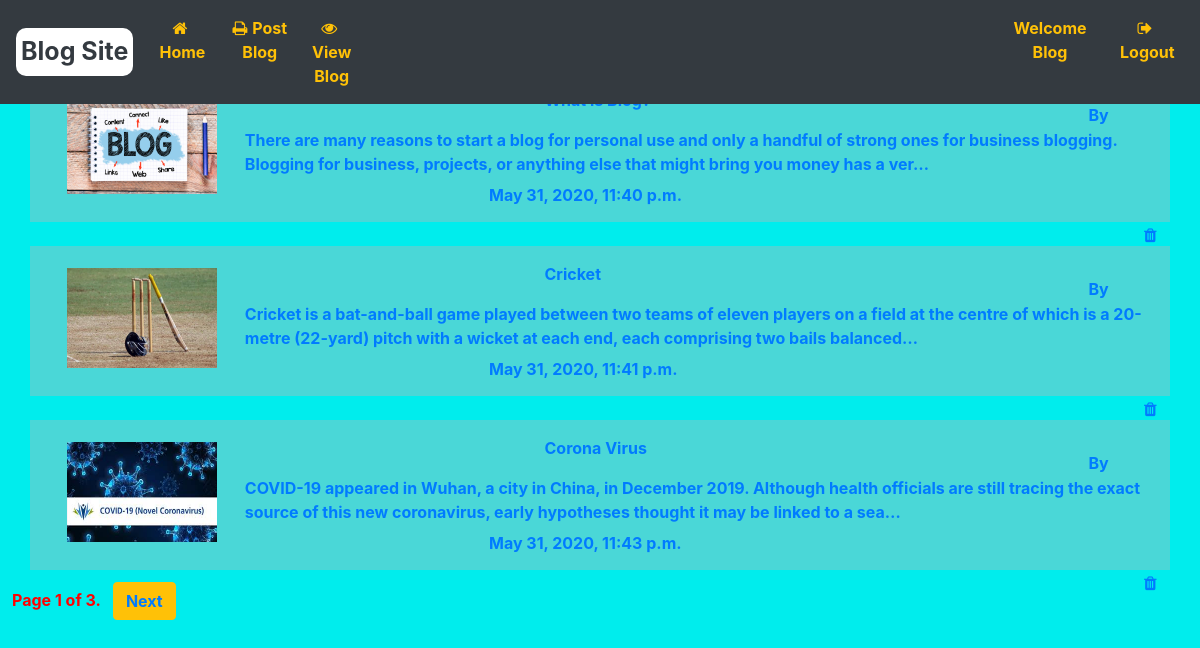
/ViewBlog/ (signed in), run on the app's committed database.
### Blog_Application/models.py (models this page shows)
class Post_blog_form(models.Model):
    Title = models.CharField(max_length=200)
    Description = models.TextField()
    Pic = models.FileField(upload_to='images/')
    Author = models.CharField(max_length=50)
    Date_time = models.DateTimeField(default=datetime.now)

### Blog_Application/views.py (the view)
# urls.py: path('ViewBlog/',views.ViewBlog.as_view(),name='ViewBlog'),
class ViewBlog(ListView):
    model = Post_blog_form
    fields = '__all__'
    paginate_by = 3
    def get_context_data(self, **kwargs):
        context = super(ViewBlog, self).get_context_data(**kwargs)
        list_blog = Post_blog_form.objects.all()
        paginator = Paginator(list_blog, self.paginate_by)
        page = self.request.GET.get('page')
        try:
            file_blog = paginator.page(page)
        except PageNotAnInteger:
            file_blog = paginator.page(1)
        except EmptyPage:
            file_blog = paginator.page(paginator.num_pages)
        context['list_blog'] = file_blog
        return context

### templates/Blog_Application/post_blog_form_list.html (shortened to what this page needs)
{% extends 'Blog_Application/base.html' %}
{% load static %}
{% block parentblock %}
<body>
<h1>Welcome To View Blogs</h1>
{% if post_blog_form_list %}
  {% for blog in post_blog_form_list %}
    <div class="container">
        <p><a href="/Detail/{{blog.id}}"><img src="{{blog.Pic.url}}" height="100px" width="150px" alt="Blog Image"></p>
        <p id="ab"><a href="/Detail/{{blog.id}}">{{blog.Title}}</a></p>
        <p id="b"><a href="/Detail/{{blog.id}}">{{blog.Description | truncatechars:200}}</p>
        <p id="c">By {{blog.Author}}</p>
        <p id="d">{{blog.Date_time}}</p>
        <form method="post">
          <a href="/Delete/{{blog.id}}"><i class="fa fa-trash abcd" aria-hidden="true"></i></a>
        </form>
        </div>
      {%endfor%}
    {%else%}
    <h2>No Data Found</h2>
    {%endif%}
    {% if is_paginated %}
<ul class="pagination">
    <li class="Page">
        <span>Page {{ page_obj.number }} of {{ page_obj.paginator.num_pages }}.</span>
    </li>
{% if page_obj.has_next %}
    <li class="btn btn-warning text-dark">
        <span><a href="?page={{ page_obj.next_page_number }}">Next</a></span>
    </li>
{% endif %}
</ul>
{% else %}
    <p>Data not yet available</p>
{% endif %}
  </body>
{%endblock%}

### templates/Blog_Application/base.html (shortened to what this page needs)
{% load static %}
<!DOCTYPE html>
<html lang="en" dir="ltr">
  <head>
  <link rel="stylesheet" href="https://maxcdn.bootstrapcdn.com/bootstrap/4.4.1/css/bootstrap.min.css">
  <link href="https://stackpath.bootstrapcdn.com/font-awesome/4.7.0/css/font-awesome.min.css" rel="stylesheet">
</head>
    <nav class="navbar fixed-top navbar-expand-md bg-dark navbar-dark">
  <a class="navbar-brand text-dark a" href="#">Blog Site</a>
  <div class="collapse navbar-collapse text-center" id="collapsibleNavbar">
    <ul class="navbar-nav ml-auto">
      {% if request.user.is_authenticated is True %}
      <li class="nav-item">
        <a class="nav-link text-warning " href="/BlogWelcome"><i class="fa fa-home" aria-hidden="true"></i>Home</a>
      </li>
      <li class="nav-item">
        <a class="nav-link text-warning" href="/PostBlog"><i class="fa fa-print" aria-hidden="true"></i>Post Blog</a>
      </li>
      <li class="nav-item">
        <a class="nav-link text-warning bwel" href="/ViewBlog"><i class="fa fa-eye" aria-hidden="true"></i>View Blog</a>
      </li>
      <li class="nav-item">
        <a class="nav-link text-warning use" href="/BlogWelcome">Welcome <span>{{user}}</span></a>
      </li>
      <li class="nav-item">
        <a class="nav-link text-warning " href="/accounts/logout"><i class="fa fa-sign-out" aria-hidden="true"></i>Logout</a>
      </li>
      {%endif%}
    </ul>
  </div>
</nav>
{% block parentblock %}
{% endblock %}
</html>

### templates/Blog_Application/base.html (style rules this page uses)
.a { padding:5px; display: block; font-weight: bold; font-size: 25px; border-radius: 10px; background: white; }
a { font-weight: bold; }
i { margin-right:5px; }
.nav-link { transition: 1s; }
.bwel { margin-right: 640px; }
.use { margin-right: 10px; }

### templates/Blog_Application/post_blog_form_list.html (style rules this page uses)
.container { margin-top:2%; background:rgba(185, 181, 181,.4); height:150px; }
img { margin-left:2%; margin-top:2%; }
#ab { margin-top:-11%; margin-left:45%; }
#b { margin-left: 18%; margin-top:1%; }
#c { margin-left: 94%; margin-top:-8%; }
#d { margin-top:5%; margin-left: 40%; }
.fa-trash { margin-left:99%; }
.btn-warning { margin-top:1%; margin-left:1%; }
.Page { margin-top:1.5%; margin-left:1%; font-weight:bold; color:red; }
body { background-color: #00eded; background-image: url("https://www.transparenttextures.com/patterns/asfalt-dark.png"); }

### data on the page
Post_blog_form: Pic (picture), Description "There are many reasons to start a blog for personal use and only a handful of strong ones for business blogging. Blogging for business, projects, or anything else that might bring you money has a ver…", Date_time "May 31, 2020, 11:40 p.m."
Post_blog_form: Pic (picture), Title "Cricket", Description "Cricket is a bat-and-ball game played between two teams of eleven players on a field at the centre of which is a 20-metre (22-yard) pitch with a wicket at each end, each comprising two bails balanced…", Date_time "May 31, 2020, 11:41 p.m."
Post_blog_form: Pic (picture), Title "Corona Virus", Description "COVID-19 appeared in Wuhan, a city in China, in December 2019. Although health officials are still tracing the exact source of this new coronavirus, early hypotheses thought it may be linked to a sea…", Date_time "May 31, 2020, 11:43 p.m."

### other printed values
{{ user }} "Blog"
{{ page_obj.number }} "1"
{{ page_obj.paginator.num_pages }} "3"
